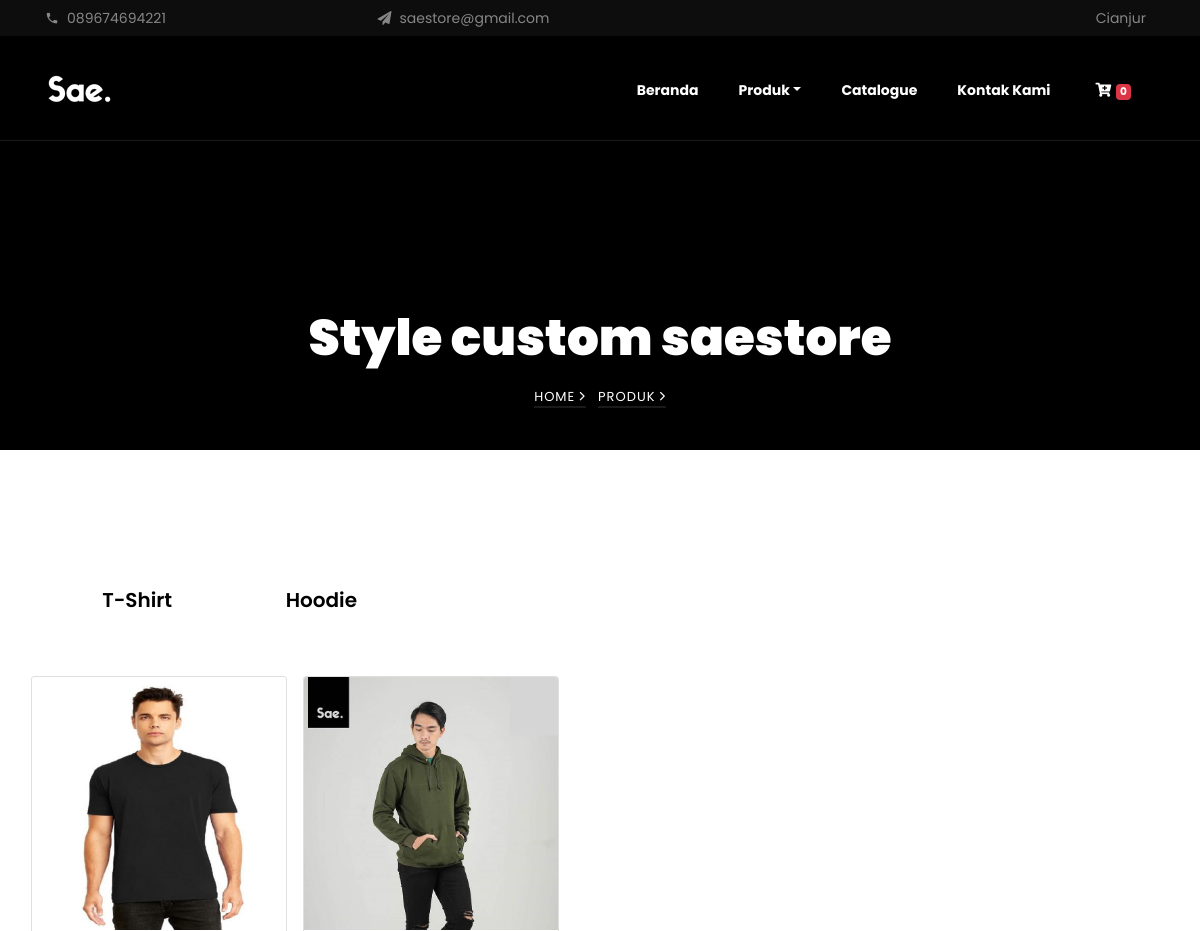
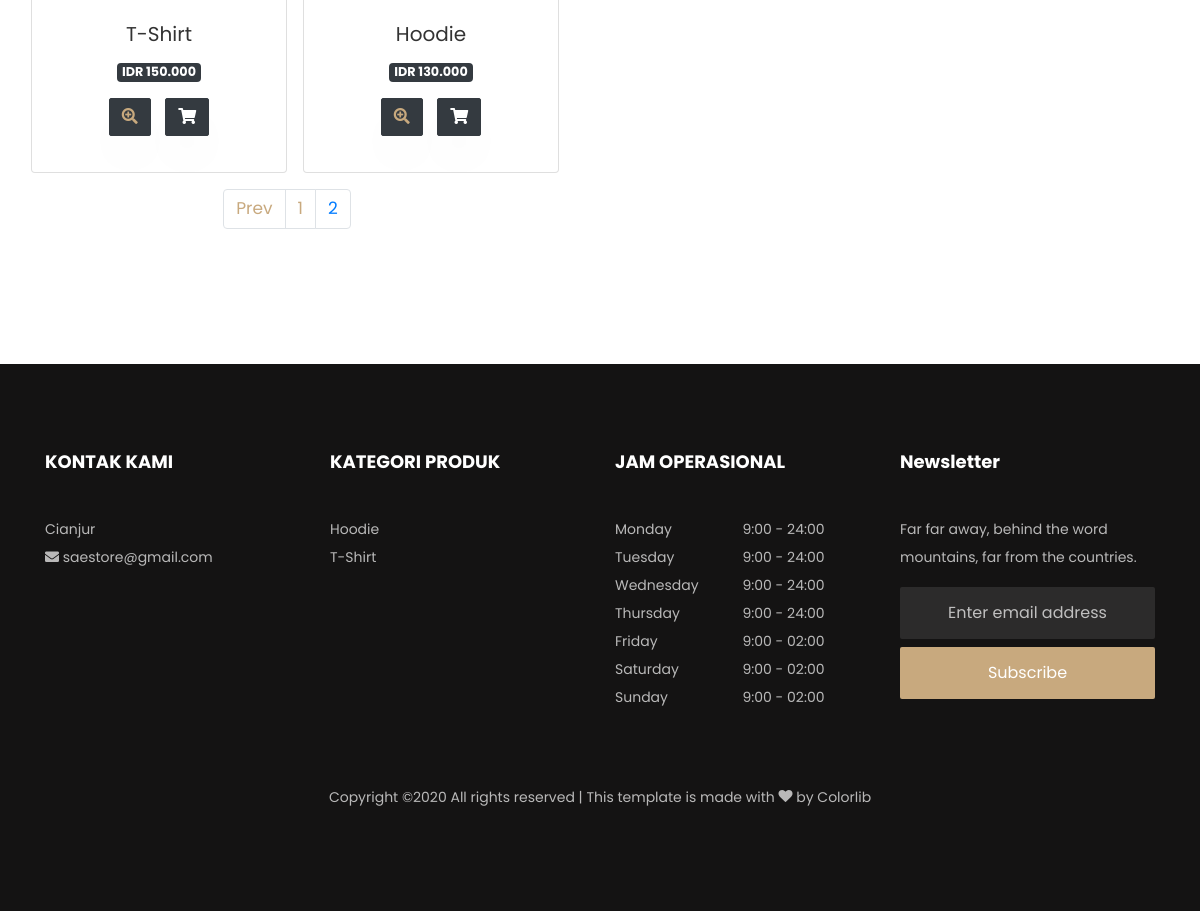
The app's page /produk/index/2 with its own data (2 pictures, top to bottom).
### tables this page shows
CREATE TABLE `konfigurasi` (
  `id_konfigurasi` int(11) NOT NULL,
  `namaweb` varchar(255) NOT NULL,
  `tagline` varchar(255) DEFAULT NULL,
  `email` varchar(255) DEFAULT NULL,
  `website` varchar(255) DEFAULT NULL,
  `keywords` text DEFAULT NULL,
  `metatext` text DEFAULT NULL,
  `telepon` varchar(50) DEFAULT NULL,
  `alamat` varchar(300) DEFAULT NULL,
  `facebook` varchar(255) DEFAULT NULL,
  `instagram` varchar(255) DEFAULT NULL,
  `deskripsi` text DEFAULT NULL,
  `logo` varchar(255) DEFAULT NULL,
  `icon` varchar(255) DEFAULT NULL,
  `rekening_pembayaran` varchar(255) DEFAULT NULL,
  `tanggal_update` timestamp NOT NULL DEFAULT current_timestamp() ON UPDATE current_timestamp()
);

CREATE TABLE `produk` (
  `id_produk` int(11) NOT NULL,
  `id_user` int(11) NOT NULL,
  `id_kategori` int(11) NOT NULL,
  `kode_produk` varchar(32) NOT NULL,
  `nama_produk` varchar(255) NOT NULL,
  `slug_produk` varchar(255) NOT NULL,
  `keyword` text DEFAULT NULL,
  `harga` int(11) NOT NULL,
  `stok` int(11) DEFAULT NULL,
  `gambar` varchar(255) NOT NULL,
  `berat` float DEFAULT NULL,
  `ukuran` varchar(255) DEFAULT NULL,
  `status_produk` varchar(20) NOT NULL,
  `tanggal_post` datetime NOT NULL,
  `tanggal_update` timestamp NOT NULL DEFAULT current_timestamp() ON UPDATE current_timestamp(),
  `keterangan` text NOT NULL
);

CREATE TABLE `kategori` (
  `id_kategori` int(11) NOT NULL,
  `slug_kategori` varchar(255) NOT NULL,
  `nama_kategori` varchar(255) NOT NULL,
  `urutan` int(11) DEFAULT NULL,
  `tanggal_update` timestamp NOT NULL DEFAULT current_timestamp() ON UPDATE current_timestamp()
);

### application/views/layout/wrapper.php (called while the page is built)
<?php
require_once('head.php');
require_once('header.php');
require_once('nav.php');
require_once('content.php');
require_once('footer.php');

### index.php (called while the page is built, shortened)
<?php
require_once BASEPATH.'core/CodeIgniter.php';

### application/models/konfigurasi_model.php (called while the page is built, shortened)
<?php
class Konfigurasi_model extends CI_Model
{
    public function listing()
    {
        $query = $this->db->get('konfigurasi');
        return $query->row();
    }
    public function nav_produk()
    {
        $this->db->select('produk.*,
                            kategori.nama_kategori,
                            kategori.slug_kategori');
        $this->db->from('produk');
        $this->db->join('kategori', 'kategori.id_kategori = produk.id_kategori', 'left');
        $this->db->group_by('produk.id_kategori');
        $this->db->order_by('kategori.urutan', 'ASC');
        $query = $this->db->get();
        return $query->result();
    }
}

### application/views/layout/content.php (called while the page is built)
<?php
if ($isi) {
    $this->load->view($isi);
}

### application/models/Produk_model.php (called while the page is built, shortened)
<?php
class Produk_model extends CI_Model
{
    public function produk($limit, $start)
    {
        $this->db->select(
            'produk.*, users.nama, kategori.nama_kategori, kategori.slug_kategori'
        );
        $this->db->from('produk');
        $this->db->join('users', 'users.id_user = produk.id_user', 'left');
        $this->db->join('kategori', 'kategori.id_kategori = produk.id_kategori', 'left');
        $this->db->where('produk.status_produk', 'Publish');
        $this->db->order_by('id_produk', 'desc');
        $this->db->limit($limit, $start);
        $query = $this->db->get();
        return $query->result();
    }
    public function total_produk()
    {
        $this->db->select('COUNT(*) AS total');
        $this->db->from('produk');
        $this->db->where('status_produk', 'Publish');
        $query = $this->db->get();
        return $query->row();
    }
    public function listing_kategori()
    {
        $this->db->select('produk.*,
                            users.nama,
                            kategori.nama_kategori,
                            kategori.slug_kategori');
        $this->db->from('produk');
        $this->db->join('users', 'users.id_user = produk.id_user', 'left');
        $this->db->join('kategori', 'kategori.id_kategori = produk.id_kategori', 'left');
        $this->db->group_by('produk.id_kategori');
        $this->db->order_by('id_produk', 'desc');
        $query = $this->db->get();
        return $query->result();
    }
}

### application/config/config.php (called while the page is built, shortened)
<?php
$config['base_url'] = 'http://localhost/stylecustom/';
$config['index_page'] = 'index.php';
$config['uri_protocol']    = 'REQUEST_URI';
$config['url_suffix'] = '';
$config['language']    = 'english';
$config['charset'] = 'UTF-8';
$config['enable_hooks'] = FALSE;
$config['subclass_prefix'] = 'MY_';
$config['composer_autoload'] = 'mpdf/vendor/autoload.php'  ;
$config['permitted_uri_chars'] = 'a-z 0-9~%.:_\-';
$config['enable_query_strings'] = FALSE;
$config['controller_trigger'] = 'c';
$config['function_trigger'] = 'm';
$config['directory_trigger'] = 'd';
$config['allow_get_array'] = TRUE;
$config['log_threshold'] = 0;
$config['log_path'] = '';
$config['log_file_extension'] = '';
$config['log_file_permissions'] = 0644;
$config['log_date_format'] = 'Y-m-d H:i:s';
$config['error_views_path'] = '';
$config['cache_path'] = '';
$config['cache_query_string'] = FALSE;
$config['encryption_key'] = '';
$config['sess_driver'] = 'files';
$config['sess_cookie_name'] = 'ci_session';
$config['sess_expiration'] = 7200;
$config['sess_save_path'] = NULL;
$config['sess_match_ip'] = FALSE;
$config['sess_time_to_update'] = 300;
$config['sess_regenerate_destroy'] = FALSE;
$config['cookie_prefix']    = '';
$config['cookie_domain']    = '';
$config['cookie_path']        = '/';
$config['cookie_secure']    = FALSE;
$config['cookie_httponly']     = FALSE;
$config['standardize_newlines'] = FALSE;
$config['global_xss_filtering'] = FALSE;
$config['csrf_protection'] = FALSE;
$config['csrf_token_name'] = 'csrf_test_name';
$config['csrf_cookie_name'] = 'csrf_cookie_name';
$config['csrf_expire'] = 7200;
$config['csrf_regenerate'] = TRUE;
$config['csrf_exclude_uris'] = array();
$config['compress_output'] = FALSE;
$config['time_reference'] = 'local';
$config['rewrite_short_tags'] = FALSE;
$config['proxy_ips'] = '';

### application/views/produk/list.php (the view, shortened to what this page needs)
<section class="hero-wrap hero-wrap-2" style="background-image: url(<?php echo base_url('assets/template/images/bg_3.jpeg') ?>);" data-stellar-background-ratio="0.5">
	<div class="overlay"></div>
	<div class="container">
		<div class="row no-gutters slider-text align-items-end justify-content-center">
			<div class="col-md-9 ftco-animate text-center mb-4">
				<h1 class="mb-2 bread"><?= $title; ?></h1>
				<p class="breadcrumbs"><span class="mr-2"><a href="index.html">Home <i class="ion-ios-arrow-forward"></i></a></span> <span>Produk <i class="ion-ios-arrow-forward"></i></span></p>
			</div>
		</div>
	</div>
</section>
<section class="ftco-section">
	<div class="container">
		<div class="ftco-search">
			<div class="row">
				<div class="col-md-12 nav-link-wrap">
					<div class="nav nav-pills d-flex text-center " id="v-pills-tab" role="tablist" aria-orientation="vertical">
						<?php foreach ($listing_kategori as $listing_kategori) : ?>
							<a class="nav-link ftco-animate" href="<?= base_url('produk/kategori/' . $listing_kategori->slug_kategori) ?>"><?= $listing_kategori->nama_kategori; ?></a>
						<?php endforeach; ?>
					</div>
				</div>
				<div class="col-md-15 tab-wrap">
					<div class="tab-content" id="v-pills-tabContent">
						<div class="tab-pane fade show active" id="<?= $listing_kategori->nama_kategori; ?>" role="tabpanel" aria-labelledby="day-1-tab">
							<div class="row text-center">
								<?php foreach ($produk as $produk) { ?>
									<div class="card ml-3 mb-3" style="width: 16rem;">
										<?php
										echo form_open(base_url('belanja/add'));
										?>
										<img src="<?php echo base_url('assets/upload/image/' . $produk->gambar) ?>" class="card-img-top" alt="...">
										<div class="card-body">
											<h5 class="card-title mb-1"><?= $produk->nama_produk; ?></h5>
											<span class="badge badge-dark mb-3">IDR <?= number_format($produk->harga, '0', ',', '.'); ?></span>
											<div class="faded">
												<ul class="ftco-social">
													<li class="btn btn-dark"><a href="<?php echo base_url('produk/detail/' . $produk->slug_produk) ?>"><i class="fas fa-search-plus"></i></a></li>
													<button type="submit" value="submit" class="btn btn-dark"><i class="fas fa-shopping-cart"></i></button>
												</ul>
											</div>
										</div>
										<?php
										echo form_close();
										?>
									</div>
								<?php } ?>
							</div>
						</div>
						<?= $pagin; ?>
					</div>
				</div>
			</div>
		</div>
	</div>
</section>

### application/views/layout/header.php
<div class="py-1 bg-black top">
    <div class="container">
        <div class="row no-gutters d-flex align-items-start align-items-center px-md-0">
            <div class="col-lg-12 d-block">
                <div class="row d-flex">
                    <div class="col-md pr-4 d-flex topper align-items-center">
                        <div class="icon mr-2 d-flex justify-content-center align-items-center"><span class="icon-phone2"></span></div>
                        <span class="text"><?= $site->telepon; ?></span>
                    </div>
                    <div class="col-md pr-4 d-flex topper align-items-center">
                        <div class="icon mr-2 d-flex justify-content-center align-items-center"><span class="icon-paper-plane"></span></div>
                        <span class="text"><?= $site->email; ?></span>
                    </div>
                    <div class="col-md-5 pr-4 d-flex topper align-items-center text-lg-right justify-content-end">
                        <p class="mb-0 register-link"><span><?= $site->alamat; ?></span></p>
                    </div>
                </div>
            </div>
        </div>
    </div>
</div>

### application/views/layout/nav.php (shortened to what this page needs)
<nav class="navbar navbar-expand-lg navbar-dark ftco_navbar bg-dark ftco-navbar-light" id="ftco-navbar">
    <div class="container">
        <a class="navbar-brand" href="index.html"><img src="<?php echo base_url('assets/upload/image/' . $site->logo) ?>" alt="<?php echo $site->namaweb ?> | <?php echo $site->tagline ?>"></a>
        <div class="collapse navbar-collapse" id="ftco-nav">
            <ul class="navbar-nav ml-auto">
                <li class="nav-item"><a href="<?php echo base_url() ?>" class="nav-link"><strong>Beranda</strong></a></li>
                <ul class="navbar-nav dropdown list-unstyled">
                    <li class="nav-item"><a href="<?php echo base_url('produk') ?>" class="nav-link dropdown-toggle"><strong>Produk</strong></a></li>
                </ul>
                <li class="nav-item"><a href="#" class="nav-link"><strong>Catalogue</strong></a></li>
                <li class="nav-item"><a href="#" class="nav-link"><strong>Kontak Kami</strong></a></li>
                <li class="nav-item dropdown no-arrow mx-1">
                    <a class="nav-link dropdown-toggle" href="#" id="alertsDropdown" role="button" data-toggle="dropdown" aria-haspopup="true" aria-expanded="false">
                        <i class="fas fa-cart-plus fa-fw"></i>
                        <?php
                        $keranjang = $this->cart->contents();
                        ?>
                        <span class="badge badge-danger badge-counter"><?php echo count($keranjang) ?></span>
                    </a>
                </li>
            </ul>
        </div>
    </div>
</nav>

### application/views/layout/footer.php (shortened to what this page needs)
<?php
$site = $this->konfigurasi_model->listing();
$nav_produk_footer = $this->konfigurasi_model->nav_produk();
?>
<footer class="ftco-footer ftco-bg-dark ftco-section">
    <div class="container">
        <div class="row mb-5">
            <div class="col-md-6 col-lg-3">
                <div class="ftco-footer-widget mb-4">
                    <h2 class="ftco-heading-2">KONTAK KAMI</h2>
                    <p>
                        <?php echo nl2br($site->alamat) ?><br>
                        <i class="fas fa-envelope"></i> <?= $site->email; ?>
                    </p>
                    <ul class="ftco-footer-social list-unstyled float-md-left float-lft mt-3">
                    </ul>
                </div>
            </div>
            <div class="col-md-6 col-lg-3">
                <div class="ftco-footer-widget mb-4">
                    <h2 class="ftco-heading-2">KATEGORI PRODUK</h2>
                    <ul class="list-unstyled open-hours">
                        <?php foreach ($nav_produk_footer as $nav_produk_footer) { ?>
                            <li class="d-flex"><span><a href="<?php echo base_url('produk/kategori/' . $nav_produk_footer->slug_kategori) ?>"><?php echo $nav_produk_footer->nama_kategori ?></a></span></li>
                        <?php } ?>
                    </ul>
                </div>
            </div>
            <div class="col-md-6 col-lg-3">
                <div class="ftco-footer-widget mb-4">
                    <h2 class="ftco-heading-2">JAM OPERASIONAL</h2>
                    <ul class="list-unstyled open-hours">
                        <li class="d-flex"><span>Monday</span><span>9:00 - 24:00</span></li>
                        <li class="d-flex"><span>Tuesday</span><span>9:00 - 24:00</span></li>
                        <li class="d-flex"><span>Wednesday</span><span>9:00 - 24:00</span></li>
                        <li class="d-flex"><span>Thursday</span><span>9:00 - 24:00</span></li>
                        <li class="d-flex"><span>Friday</span><span>9:00 - 02:00</span></li>
                        <li class="d-flex"><span>Saturday</span><span>9:00 - 02:00</span></li>
                        <li class="d-flex"><span>Sunday</span><span> 9:00 - 02:00</span></li>
                    </ul>
                </div>
            </div>
            <div class="col-md-6 col-lg-3">
                <div class="ftco-footer-widget mb-4">
                    <h2 class="ftco-heading-2">Newsletter</h2>
                    <p>Far far away, behind the word mountains, far from the countries.</p>
                    <form action="#" class="subscribe-form">
                        <div class="form-group">
                            <input type="text" class="form-control mb-2 text-center" placeholder="Enter email address">
                            <input type="submit" value="Subscribe" class="form-control submit px-3">
                        </div>
                    </form>
                </div>
            </div>
        </div>
        <div class="row">
            <div class="col-md-12 text-center">
                <p>
                    Copyright &copy; All rights reserved | This template is made with <i class="icon-heart" aria-hidden="true"></i> by <a href="https://colorlib.com" target="_blank">Colorlib</a>
                </p>
            </div>
        </div>
    </div>
</footer>
</body>
</html>

### assets/template/css/icomoon.css (style rules this page uses)
[class^="icon-"], [class*=" icon-"] { font-family: 'icomoon' !important; speak: none; font-style: normal; font-weight: normal; font-variant: normal; text-transform: none; line-height: 1; -webkit-font-smoothing: antialiased; -moz-osx-font-smoothing: grayscale; }
.icon-heart:before { content: "\f004"; }
.icon-paper-plane:before { content: "\f1d8"; }
.icon-phone2:before { content: "\e0cd"; }

### records on screen
konfigurasi: telepon "089674694221", email "saestore@gmail.com", alamat "Cianjur", logo (picture)
produk: id_kategori.nama_kategori "T-Shirt", gambar (picture), nama_produk "T-Shirt", harga "150.000"
produk: id_kategori.nama_kategori "Hoodie", gambar (picture), nama_produk "Hoodie", harga "130.000"

### other values on screen
count($keranjang) "0"
$title "Style custom saestore"
$pagin "Prev 1 2"
